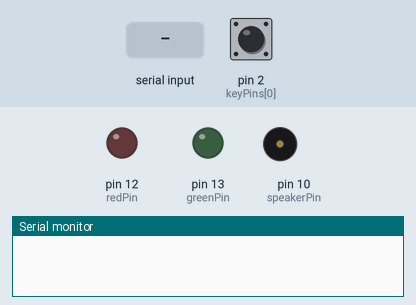
The sketch below on a simulated Arduino Uno, built with avr-gcc and run on an emulated ATmega328P. Shown: output pins drawn as LEDs (lit = HIGH), buzzer (waves = sounding), the last lines printed to the serial monitor. The inputs (shaded band) are chosen by the test bench; at power-on: pin 2 (keyPins[0]) LOW. Pins used as bus, display or sensor lines are not drawn.

Above: at 1.2 s.
1.3 s: byte 109 (109) received over Serial
At 2.6 s:
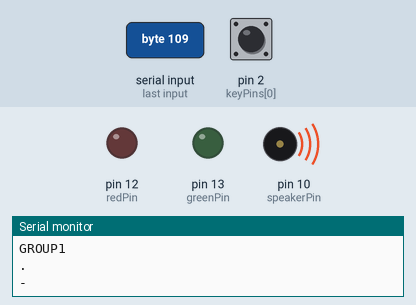
Timing chart, 0 to 10.3 s (numbered marks = the images above; inputs shaded):
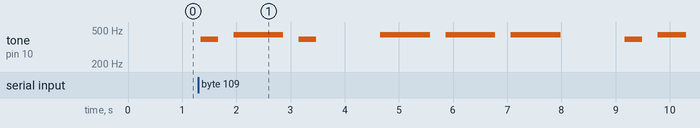

The sketch:

ArduinoControl.ino
```cpp
//Pins used on Arduino
int keyPins[] = {2, 3, 4, 5, 6}; // Morse message pins
int passwordPins[] = {A0, A1, A2, A3, A4, A5}; // Pins for password input
int speakerPin = 10; //pins
int enterPin = 7,redPin = 12, greenPin = 13; // LED pins
int numPins = 5; //number of pins to make array iteration easier

//Notes/Tones constants
int MorseUnit = 300; // Number of milliseconds for one unit
int tones[] = { 1915, 1700, 1519, 1432, 1275, 1136, 1014, 956 }; // frequencies that correspond with the notes cdefgabC
char *alphabet[26] = { // Holds the morse code for the alphabet (A-Z)
  ".-",   "-...", "-.-.", "-..",  ".",            // ABCDE
  "..-.", "--.",  "....", "..",   ".---",         // FGHIJ
  "-.-",  ".-..", "--",   "-.",   "---",          // KLMNO
  ".--.", "--.-", ".-.",  "...",  "-",            // PQRST
  "..-",  "...-", ".--",  "-..-", "-.--", "--.."  // UVWXYZ
};
char *numeral[10] = { // Holds the morse code for the numberals (0-9)
  "-----", ".----", "..---",                    // 012
  "...--", "....-", ".....",                    // 345
  "-....", "--...", "---..", "----."            // 6789
};

// Messages to play
String message[5] = {
  //"HELLO GROUP ONE, YOU WILL NEED THE FOLLOWING INFORMATION FOR A LATER PUZZLE, SO PAY ATTENTION, ROW 2 COL 1, ROW 4 COL 3, ROW 6 COL 5, ROW 7 COL 5, ROW 8 COL 9",
  //"2 1 4 3 6 5 7 5 8 9",
  "ROWS 2 4 6 7 8 COLUMNS 1 3 5 5 9",
  //"HI GROUP TWO, YOUR MESSAGE IS VERY IMPORTANT AND YOU NEED IT TO SOLVE ONE OF THE LAST PUZZLES, ROW 1 COL 8, ROW 2 COL 3, ROW 5 COL 9, ROW 7 COL 6, ROW 8 COL 4",
  //"1 8 2 3 5 9 7 6 8 4",
  "ROWS 1 2 5 7 8 COLUMNS 8 3 9 6 4",
  //"WELCOME GROUP THREE, TO HELP YOU REACH THE END, WE HAVE FOUND SOME INFORMATION FOR YOU, ROW 1 COL 3, ROW 1 COL 6, ROW 4 COL 1, ROW 4 COL 7, ROW 5 COL 8",
  //"1 3 1 6 4 1 4 7 5 8",
  "ROWS 1 1 4 4 5 COLUMNS 3 6 1 7 8",
  //"HOWDY GROUP FOUR, TO AID YOU IN YOUR QUEST, YOU WILL NEED TO TAKE NOTE OF WHAT YOU ARE ABOUT TO READ, ROW 3 COL 7, ROW 5 COL 4, ROW 6 COL 5, ROW 7 COL 6, ROW 8 COL 7",
  //"3 7 5 4 6 5 7 6 8 7",
  "ROWS 3 5 6 7 8 COLUMNS 7 4 5 6 7",
  //"HEY THERE GROUP FIVE, IN ORDER FOR YOU TO FINISH ALL THE PUZZLES, YOU WILL NEED TO USE THIS INFORMATION, ROW 1 COL 2, ROW 2 COL 4, ROW 4 COL 5, ROW 6 COL 6, ROW 8 COL 8"
  //"1 2 2 4 4 5 6 6 8 8",
  "ROWS 1 2 4 6 8 COLUMNS 2 4 5 6 8"
};

// Passowrd: 20 -> 010100
int password[6] = {0,1,0,1,0,0};
int inputPassword[6];

//Serial Output
bool serialOn = true;

// Take in current mode of operation from java
int mode;

// Plays a tone
void playTone(int tone, int duration)
{
  for (long i = 0; i < duration * 1000L; i += tone * 2) {
    digitalWrite(speakerPin, HIGH);
    delayMicroseconds(tone);
    digitalWrite(speakerPin, LOW);
    delayMicroseconds(tone);
  }
}

// Plays the morse for a character
void playMorse(char character)
{
  // Figure out if it's a letter or number and play from the right array
  // Do othing if the character is not a letter or a number
  String morse = "";
  if(character>='A' && character<='Z') {
    morse = alphabet[character-'A'];
  } else if(character>='0' && character<='9') {
    morse = numeral[character-'0'];
  }

  for(int i=0; i<morse.length(); i++) {
    Serial.println(morse[i]);
    if(morse[i]=='.') playTone(tones[4],MorseUnit);
    else playTone(tones[5],3*MorseUnit);
    //Serial.println(" "); // Print space so dots will flash
    delay(MorseUnit); // Wait a unit before playing next tone
  }
  Serial.println(" "); // Print space to reset current Morse character on GUI
}

// Plays a selected message
void playMessage(int messageID)
{
  // Timings for morse code
  // Dots = 1 unit
  // Dashes = 3 units
  // Within letters = 1 unit
  // Between letters = 3 units
  // Between words = 7 units
  for(int i=0; i<message[messageID].length(); i++) {
    // If it's a space, wait 7 units, otherwise
    // Play the morse code of the corresponding letter/number and then wait 3 units
    if(message[messageID][i]==' ') delay(5*MorseUnit); // Only 4 units since there is already 3 units from the previous letter
    else {
      playMorse(message[messageID][i]);
      delay(3*MorseUnit); // Only 2 units since there is already 1 unit from the end of the morse tone itself
    }
  }
}

void disp(String msg)
{
  if (serialOn) Serial.println(msg);
}

void setup()
{
  //initialize pins
  for (int i = 0 ; i < numPins ; i++)
    pinMode(keyPins[i], INPUT);
  for(int i=0; i<6; i++)
    pinMode(passwordPins[i], INPUT);
  pinMode(speakerPin, OUTPUT);
  pinMode(enterPin, INPUT);
  pinMode(redPin, OUTPUT);
  pinMode(greenPin, OUTPUT);

  if (serialOn) Serial.begin(9600);
  mode = 0;
}

void loop()
{
  // if serial port is available, read incoming bytes
  if (Serial.available() > 0) {
    int temp = Serial.read();
    if(temp==109 || temp==112) mode = temp; // 109 = 'm' = morse, 112 = p = password
    else if(temp == 110) mode = 0; // 110 = 'n' = none
  }

  // Run based on current mode of operation
  if(mode == 109) { // Morse code circuit, 'm'
    // Play recorded message based on button pressed
    for (int i = 0 ; i < numPins; i++) {
      if(digitalRead(keyPins[i]) == LOW){ //if the current pin button is being pressed
        Serial.print("GROUP");
        Serial.println(i+1);
        playMessage(i);

        // End of message tone
        delay(5*MorseUnit);
        playTone(tones[0],2000);
      }
    }
  } else if (mode == 112){ // Password circuit, 'p'
    if(digitalRead(enterPin) == LOW) {
      // Read password
      for(int i=0; i<6; i++) {
        inputPassword[i] = digitalRead(passwordPins[i]);
      }

      // Check password
      bool correct = true;
      for(int i=0; i<6; i++) {
        if(inputPassword[i]!=password[i]) correct = false;
      }

      // Display correct output for 1 second, and ten turn it off
      if(correct) {
        digitalWrite(greenPin, HIGH);
        Serial.println("y");
      } else {
        digitalWrite(redPin, HIGH);
        Serial.println("n");
      }

      delay(1000);

      digitalWrite(redPin, LOW);
      digitalWrite(greenPin, LOW);
    }
  }
}
```

Measured:
- after the input at 1.3 s, tone on pin 10 (speakerPin): plays 390 Hz for 0.32 s, 438 Hz for 0.92 s, 391 Hz for 0.32 s, 438 Hz for 0.92 s, 438 Hz for 0.92 s, 438 Hz for 0.92 s … (8 notes in this stretch), starting after 0.05 s
